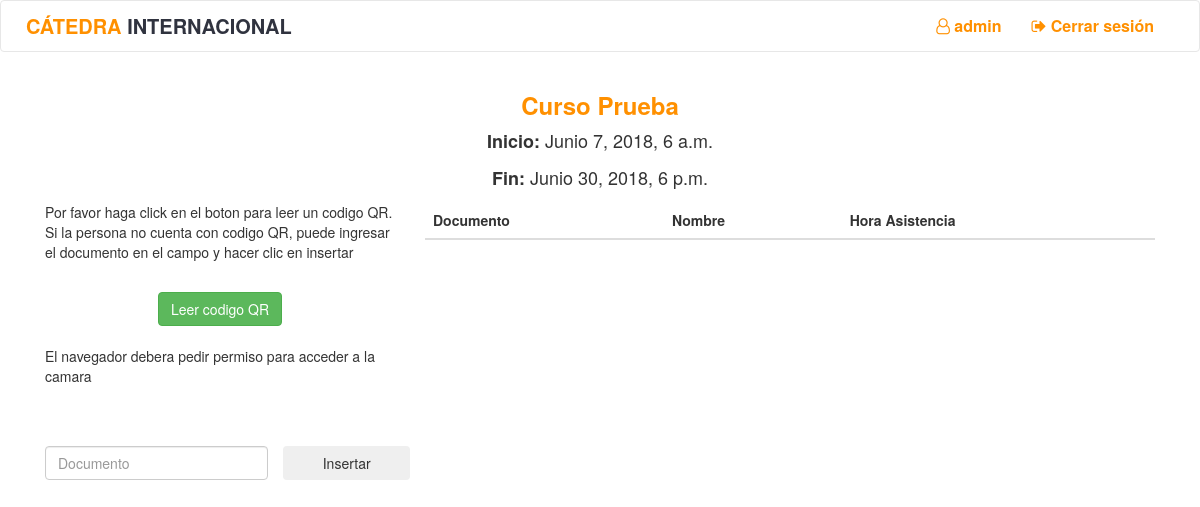
The page /clase/1/ (signed in) on the database as committed earlier.
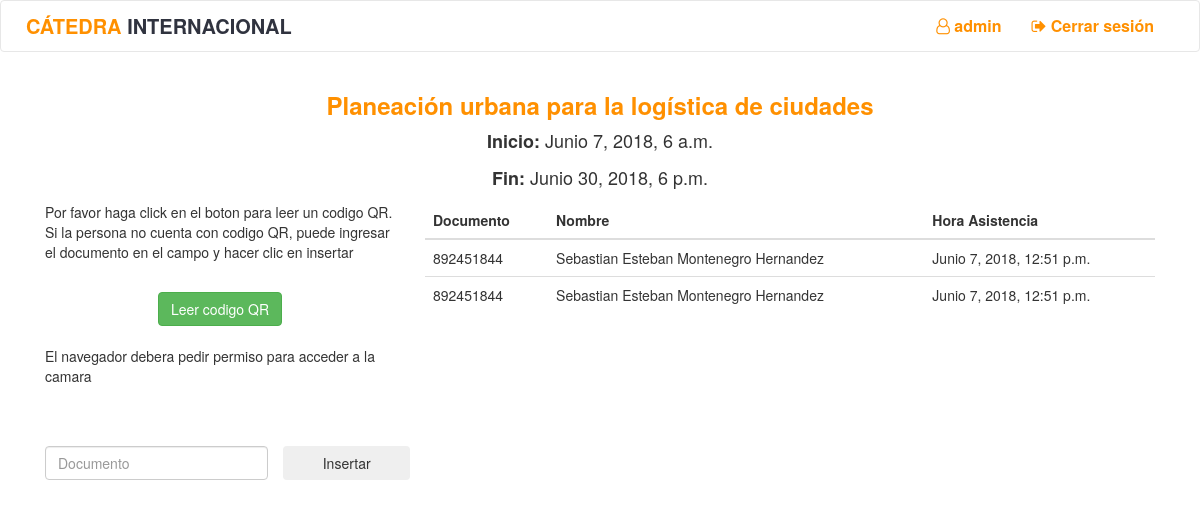
The same page on the database as committed later.
### qr/models.py (models this page shows, shortened)
class Curso(models.Model):
    identificador = models.IntegerField(default=0000, null=False)
    nombre = models.CharField(max_length=300)
    monitores = models.ManyToManyField(User)

class Clase(models.Model):
    inicio = models.DateTimeField(default=datetime.now)
    fin = models.DateTimeField(default=datetime.now)
    curso = models.ForeignKey(Curso, on_delete=models.CASCADE)

class Asistencia(models.Model):
    clase = models.ForeignKey(Clase, on_delete=models.CASCADE)
    estudiante = models.ForeignKey(Estudiante, on_delete=models.CASCADE)
    monitor = models.ForeignKey(User, on_delete=models.CASCADE)
    fecha = models.DateTimeField(default=datetime.now)

class Estudiante(models.Model):
    identificacion = models.CharField(max_length=20)
    tipo_documento = models.CharField(max_length=30, choices=DOCUMENTOS)
    nombre = models.CharField(max_length=200)
    correo = models.CharField(max_length=100, unique=True)
    cursos = models.ManyToManyField(Curso, blank=True)
    usuario = models.OneToOneField(User, on_delete=models.CASCADE, null=True)
    monitor = models.BooleanField(default=False)

### qr/views.py (the view)
# urls.py: url(r"^clase/(?P<id_clase>[0-9]+)/$", views.clase, name="clase"),
def clase(request,id_clase):
    if not request.user.is_authenticated():
        return redirect('qr:login')
    clase = get_object_or_404(Clase, pk=id_clase)
    curso = get_object_or_404(Curso, pk=clase.curso.id)
    monitor = get_object_or_404(User, pk=request.user.id)
    asistencias = clase.asistencia_set.all()
    if not monitor in curso.monitores.all():
        return redirect('qr:home')
    currentDate = datetime.now() #+ timedelta(hours=5)
    formato_local = "%d de %B del %Y a las %I:%M"
    if request.user.is_authenticated():
        if request.method == "POST":
            qr_text = request.body.decode("utf-8").split("?")
            estudiante = get_object_or_404(Estudiante, identificacion=qr_text[0])
            response = {}
            print(currentDate.hour,"|",clase.fin.hour,"-",currentDate.minute,"|",clase.fin.minute)
            if estudiante in asistencias:
                response["status"] = -201
                response["message"] = "Asistencia rechazada. La persona ya tiene una asistencia creada"
                print("Asistencia rechazada: la persona tiene asistencia")
            elif currentDate.hour>=clase.fin.hour and currentDate.minute>clase.fin.minute:
                response["status"] = -202
                response["message"] = "Tiempo finalizado. Ya no se puede registrar"
                print("El tiempo ha finalizado. Ya no se puede registrar")
            elif not curso in estudiante.cursos.all() :
                response["status"] = -203
                response["message"] = "El estudiante no tiene el curso registrado"
                print("El estudiante no tiene el curso registrado")
            elif curso in estudiante.cursos.all() and curso.identificador == int(qr_text[1]) and monitor in curso.monitores.all():
                asistencia = Asistencia.objects.create(clase=clase, estudiante=estudiante, monitor=monitor, fecha=datetime.now(tz=timezone.utc))
                response["status"] = 200
                response["message"] = "Asistencia tomada con exito"
                response["asistencia"] = {"nombre": asistencia.estudiante.nombre, "documento": asistencia.estudiante.identificacion}
                response["fecha"] = currentDate.strftime(formato_local)
                print("Asistencia tomada")
            else:
                response["status"] = -200
                response["message"] = "No se puede tomar la asistencia al estudiante"
                print("Error al tomar asistencia")
            return HttpResponse(JsonResponse(response))
    context = {
        "clase": clase,
        "curso": curso,
        "active": clase.inicio <= datetime.now(tz=timezone.utc)+timedelta(minutes=30) and clase.fin > datetime.now(tz=timezone.utc),
        "asistencias":asistencias
    }
    return render(request, "qr/clase.html", context)

### templates/qr/clase.html (shortened to what this page needs)
{% extends 'qr/base.html' %}
{% load staticfiles %}
{% block head %}
    <link rel='stylesheet' href="{% static "qr/css/qr.css" %}" />
    <link rel='stylesheet' href="{% static "qr/css/clase.css" %}" />
{% endblock %}
{% block body %}
    <div class="container" ng-app="Scanner" ng-controller="scan-controller">
        <div class="row center">
            <h3><b><a class="yellow" href="{% url 'qr:curso' curso.id %}">{{ curso.nombre }}</a></b></h3>
            <p class="center hora"><b>Inicio:</b> {{ clase.inicio }}</p>
            <p class="center hora"><b>Fin:</b> {{ clase.fin }}</p>
        </div>
        <div clas="row">
            {% if active %}
            <div class="col-sm-4">
                <p>Por favor haga click en el boton para leer un codigo QR. Si la persona no cuenta con codigo QR, puede ingresar el documento en el campo y hacer clic en insertar</p>
                <br>
                <div class="center">
                    <button class="btn btn-success" ng-click="start()">
                        Leer codigo QR
                    </button>
                </div>
                <br>
                <p ng-hide="cameraRequested">El navegador debera pedir permiso para acceder a la camara</p>
                <br>
                <br>
                <div class="row">
                    <div class="col-xs-8">
                        <input ng-model="identificacion" class="form-control" type="text" name="fname" placeholder="Documento">
                    </div>
                    <input  class="btn col-xs-4 " type="submit" value="Insertar" ng-click="asistenciaManual({{ curso.identificador }})">
                </div>
            </div>
            <div class="col-sm-8">
            {% else %}
            <div class="col-sm-12">
            {% endif %}
                <table class="table">
                  <thead class="thead-light">
                    <tr>
                      <th scope="col">Documento</th>
                      <th scope="col">Nombre</th>
                      <th scope="col">Hora Asistencia</th>
                    </tr>
                  </thead>
                  <tbody>
                    {%  for asistencia in asistencias %}
                        <tr>
                          <td>{{ asistencia.estudiante.identificacion }}</td>
                          <td>{{ asistencia.estudiante.nombre }}</td>
                          <td>{{ asistencia.fecha }}</td>
                        </tr>
                    {% endfor %}
                  </tbody>
                </table>
            </div>
        </div>
    </div>
{% endblock %}

### templates/qr/base.html (shortened to what this page needs)
<!DOCTYPE html>
<html>
    {% load staticfiles %}
    <head>
        <link rel="stylesheet" href="https://maxcdn.bootstrapcdn.com/bootstrap/3.3.7/css/bootstrap.min.css">
        <link rel="stylesheet" href="https://maxcdn.bootstrapcdn.com/font-awesome/4.7.0/css/font-awesome.min.css">
        <link rel="stylesheet" href="{% static "qr/css/qr.css" %}">
        {% block head %}{% endblock %}
    </head>
    <body>
        {% if user.is_authenticated %}
        <header class="page-row">
            <nav class="navbar navbar-default">
              <div class="container-fluid">
                <div class="navbar-header">
                    <a class="li_nav" href="{% url 'qr:home' %}">
                        <span class="nav-title">CÁTEDRA <span class="text-gray">INTERNACIONAL</span></span>
                    </a>
                </div>
                <div class="collapse navbar-collapse" id="bs-example-navbar-collapse-1">
                  <ul class="nav navbar-nav right-nav">
                    <li id="li-username">
                        <a class="li_nav" href="{% url 'qr:me' %}">
                            <i class="fa fa-user-o" aria-hidden="true"></i> {{ user.username }}
                        </a>
                    </li>
                    {% if user.is_authenticated %}
                        <li>
                            <a class="li_nav" href="{% url 'qr:logout' %}"><i class="fa fa-sign-out" aria-hidden="true"></i> Cerrar sesión</a>
                        </li>
                    {% else %}
                        <li>
                            <a class="li_nav" href="{% url 'qr:login' %}"><i class="fa fa-sign-in" aria-hidden="true"></i> Iniciar sesión</a>
                        </li>
                    {% endif %}
                  </ul>
                </div>
              </div>
            </nav>
        </header>
        {% endif %}
        <main class="page-row page-row-expanded">
            {% block body %}{% endblock %}
        </main>
    </body>
</html>

### qr/static/qr/css/qr.css (style rules this page uses)
body { background-color: #ffffff; }
h4,h1,h2,h3,h5, .yellow { color: #FF9000; }
.center { text-align: center; }
#li-username { line-height: 50px; color: #777777; }
.navbar { background-color: #ffffff; color: #FF9000; }
.li_nav { color: #FF9000 !important; font-size: 16px; }
.nav-title { line-height: 50px; color: #FF9000; font-weight: bold; margin-left: 10px; font-size: 20px ; }
a { color: #30333F; font-weight: bold; }
.text-gray { color: #30333F; }
@media (min-width: 768px) { .right-nav { float: right; } }

### qr/static/qr/css/clase.css (style rules this page uses)
.hora { font-size: 18px; }

Rows that differ between the two databases and show on the page:
changed Curso: nombre "Curso Prueba" → "Planeación urbana para la logística de ciudades"
added Asistencia: estudiante.identificacion "892451844", estudiante.nombre "Sebastian Esteban Montenegro Hernandez", fecha "Junio 7, 2018, 12:51 p.m."
added Asistencia: estudiante.identificacion "892451844", estudiante.nombre "Sebastian Esteban Montenegro Hernandez", fecha "Junio 7, 2018, 12:51 p.m."
